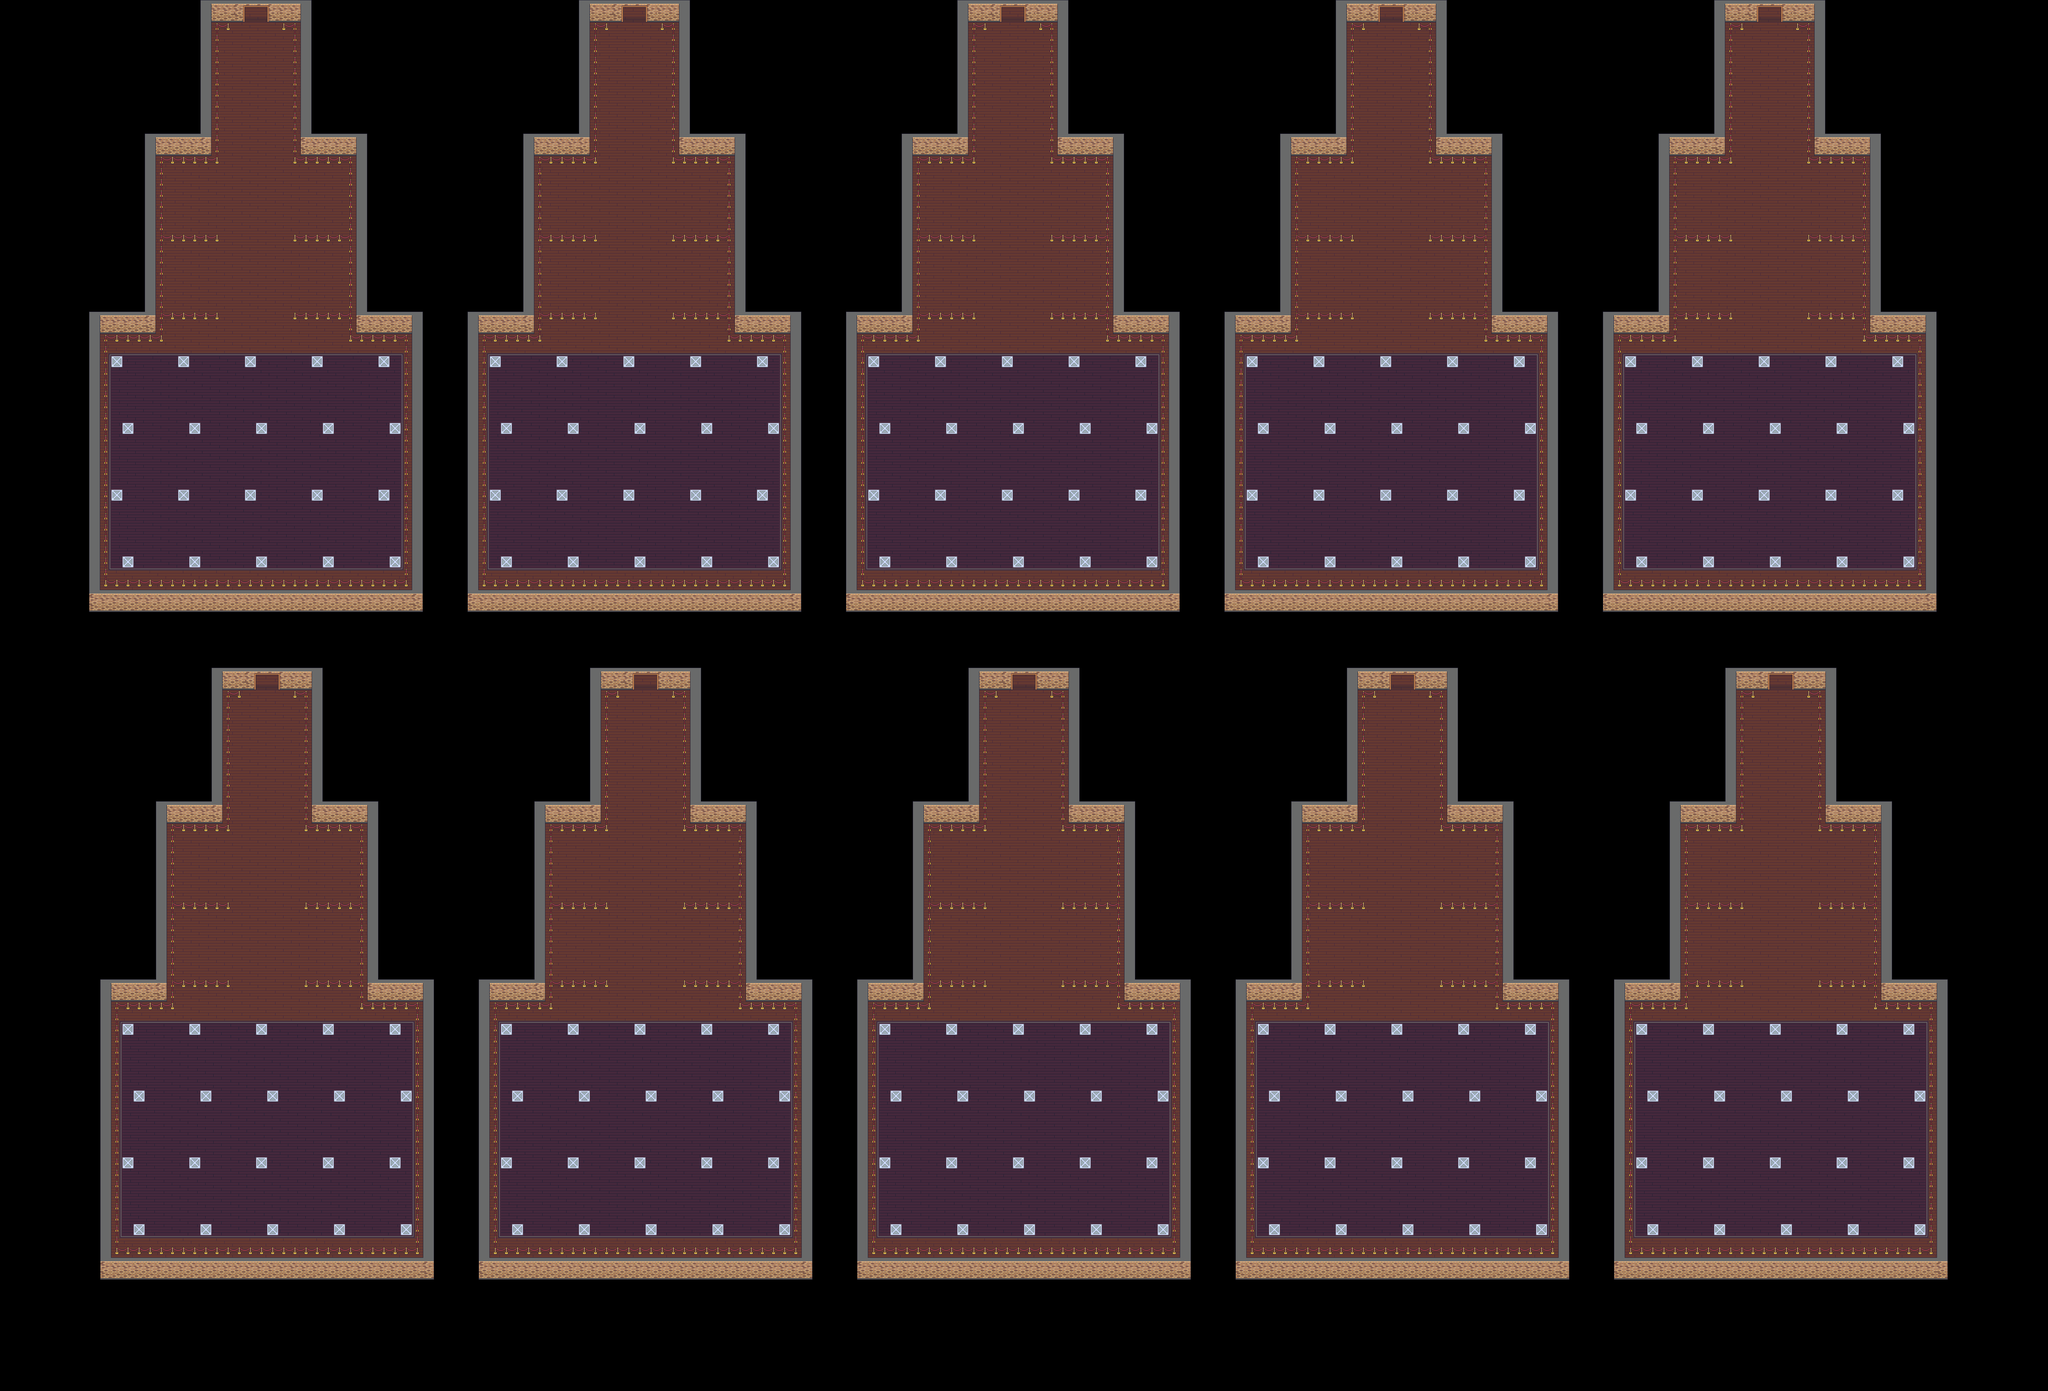

The image is a tile-based game level rendered from a .tmx file. Its description and source (layers, tilesets, objects; grid data summarised) follow:
An orthogonal 184x125 tile map with 32x32 px tiles, 3 tile layers (Floor, Border, Walls), 3 tilesets.

<map version="1.5" tiledversion="1.7.0" orientation="orthogonal" renderorder="right-down" width="184" height="125" tilewidth="32" tileheight="32" infinite="0" nextlayerid="4" nextobjectid="1">
 <tileset firstgid="1" source="../../../tilesets/gather_floors_1.x.tsx" />
 <tileset firstgid="3201" source="../../../tilesets/gather_interior_walls_1.x.tsx" />
 <tileset firstgid="9251" source="../../../tilesets/gather_decoration_1.x.tsx" />
 <layer id="2" name="Floor" width="184" height="125">
  <data>[23000 cells, 19383 non-empty, 4 distinct tile ids]</data>
 </layer>
 <layer id="3" name="Border" width="184" height="125">
  <data>[23000 cells, 5880 non-empty, 5 distinct tile ids]</data>
 </layer>
 <layer id="1" name="Walls" width="184" height="125">
  <data>[23000 cells, 4160 non-empty, 42 distinct tile ids]</data>
 </layer>
</map>
